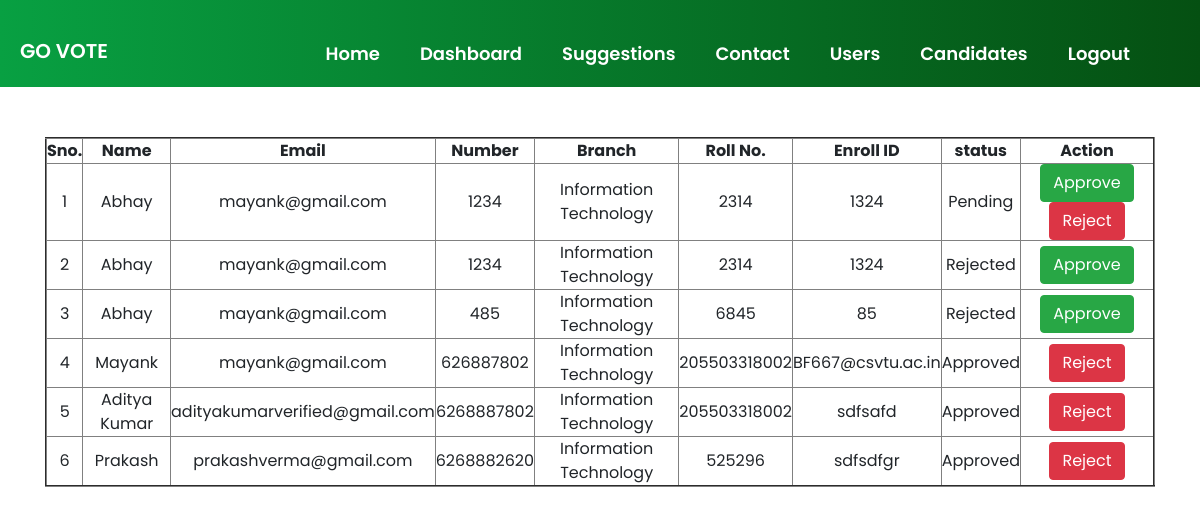
Page /user_cand.php on the committed database.
### tables this page shows
CREATE TABLE IF NOT EXISTS `candidates` (
  `id` int(11) NOT NULL AUTO_INCREMENT,
  `name` varchar(50) DEFAULT NULL,
  `email` varchar(100) DEFAULT NULL,
  `mobile` bigint(20) DEFAULT NULL,
  `branch` varchar(30) DEFAULT NULL,
  `rollno` bigint(30) DEFAULT NULL,
  `enrollid` varchar(40) DEFAULT NULL,
  `approve_status` int(11) DEFAULT '0' COMMENT '0 for pending , 1 for approve 2 for reject',
  PRIMARY KEY (`id`)
);

### user_cand.php (the view, shortened to what this page needs)
<!DOCTYPE html>
<html>
<head>
</head>
<body>
 <link rel="stylesheet" href="css/bootstrap.min.css">
 <link rel="stylesheet" href="css/style.css">
 <link rel="stylesheet" href="https://stackpath.bootstrapcdn.com/font-awesome/4.7.0/css/font-awesome.min.css">
</head>
<body>
<div class="container-fluid" id="cont-3">
        <header id="nav-bar">
          <nav class="navbar navbar-expand-lg navbar-light bg-dark">
            <a class="navbar-brand" href=index.html  style="color: white; font-weight: 600; margin-top: 15px;">GO VOTE</a>
            <div class="collapse navbar-collapse" id="navbarNav">
              <ul class="navbar-nav ml-auto animate__animated animate__bounceInDown" style="padding-right: 50px;">
                <li class="nav-item" >
                  <a class="nav-link" href="index.html" style="color:white; font-weight: 600; text-align: center; font-size: 18px; margin-top: 20px;  text-transform: capitalize; padding: 20px;">Home</a>
                </li>
                <li class="nav-item" >
                  <a class="nav-link" href="admin_dashboard.php" style="color:white; font-weight: 600; text-align: center; font-size: 18px; margin-top: 20px;  text-transform: capitalize; padding: 20px;">Dashboard</a>
                </li>
                <li class="nav-item" >
                  <a class="nav-link" href="user_suggestion.php"  style="color: white; font-weight: 600; text-align: center; font-size: 18px; margin-top: 20px;  text-transform: capitalize; padding: 20px;">Suggestions</a>
                </li>
                <li class="nav-item" >
                  <a class="nav-link" href="show_contact.php"  style="color: white; font-weight: 600; text-align: center; font-size: 18px; margin-top: 20px;  text-transform: capitalize; padding: 20px;">Contact</a>
                </li>
                <li class="nav-item">
                  <a class="nav-link" href="user_details_year.php" style="color: white; font-weight: 600; text-align: center; font-size: 18px; margin-top: 20px;  text-transform: capitalize; padding: 20px;">Users</a>
                </li>
                <li class="nav-item">
                  <a class="nav-link" href="user_cand_year.php" style="color: white; font-weight: 600; text-align: center; font-size: 18px; margin-top: 20px;  text-transform: capitalize; padding: 20px;">Candidates</a>
                </li>
                <li class="nav-item" >
                  <a class="nav-link" href="logout.php"  style="color: white; font-weight: 600; text-align: center; font-size: 18px; margin-top: 20px;  text-transform: capitalize; padding: 20px;">Logout</a>
                </li>
              </ul>
            </div>
          </nav>
        </header>
	<section style="padding-top:50px; padding-botton:50px">
        <div class="container">
            <div class="row">
                <div class="col-md-12" >
	<?php session_start();
	include('dbConnect.php');
	$sql = "select * from candidates order by id desc";
	$stmt = $pdo->prepare($sql);
	$stmt->execute();
	$rs =  $stmt->fetchAll();
	echo "
		<table border='2'>
			<tr>
				<th>Sno.</th>
				<th>Name</th>
				<th>Email</th>
				<th>Number</th>
				<th>Branch</th>
				<th>Roll No.</th>
				<th>Enroll ID</th>
				<th>status</th>
				<th>Action</th>
			</tr>
	";
	$i = 1;
	foreach($rs as $row){
		$cid = $row['id'];
		echo "
		<tr>
			<td>".$i."</td>
			<td>".$row['name']."</td>
			<td>".$row['email']."</td>
			<td>".$row['mobile']."</td>
			<td>".$row['branch']."</td>
			<td>".$row['rollno']."</td>
			<td>".$row['enrollid']."</td>
			<td>";
			if($row['approve_status']==0){
				echo "Pending";
			}else if($row['approve_status']==1){
				echo "Approved";
			}else{
				echo "Rejected";
			}
			echo "</td>
			<td>";
			if($row['approve_status']==2){
				echo '<a href="change_status.php?id='.$cid.'&status=1" class="btn btn-success">Approve</a>';
			}else if($row['approve_status']==1){
				echo '<a href="change_status.php?id='.$cid.'&status=2" class="btn btn-danger">Reject</a>';
			}else if($row['approve_status']==0){
				echo '<a href="change_status.php?id='.$cid.'&status=1" class="btn btn-success">Approve</a>';
				echo '<a href="change_status.php?id='.$cid.'&status=2" class="btn btn-danger">Reject</a>';
			}
			echo "</td>
        </tr>
		";
		$i++;
	}
	echo "</table>";
    ?>
        </div>
            </div>
        </div>
    </section>
</body>
</html>

### css/style.css (style rules this page uses)
* { margin: 0; padding: 0; box-sizing: border-box; font-family: 'Poppins', sans-serif; scroll-behavior: smooth; text-align: center; }
#nav-bar { position: sticky; }
.navbar { background-image: linear-gradient(to right, #08a042,#055012 ); padding: 0; }
.navbar-brand { height: 40px; padding-left: 20px; }
#cont-3 { margin-left: 0; margin-right: 0; padding-left: 0; padding-right: 0; max-width: 100%; }
table { margin-left: auto; margin-right: auto; }

### rows in the picture
candidates: name "Abhay", email "mayank@gmail.com", mobile "1234", branch "Information Technology", rollno "2314", enrollid "1324", approve_status "Pending"
candidates: name "Abhay", email "mayank@gmail.com", mobile "1234", branch "Information Technology", rollno "2314", enrollid "1324", approve_status "Rejected"
candidates: name "Abhay", email "mayank@gmail.com", mobile "485", branch "Information Technology", rollno "6845", enrollid "85", approve_status "Rejected"
candidates: name "Mayank", email "mayank@gmail.com", mobile "626887802", branch "Information Technology", rollno "205503318002", enrollid "BF667@csvtu.ac.in", approve_status "Approved"
candidates: name "Aditya Kumar", email "adityakumarverified@gmail.com", mobile "6268887802", branch "Information Technology", rollno "205503318002", enrollid "sdfsafd", approve_status "Approved"
candidates: name "Prakash", email "prakashverma@gmail.com", mobile "6268882620", branch "Information Technology", rollno "525296", enrollid "sdfsdfgr", approve_status "Approved"
